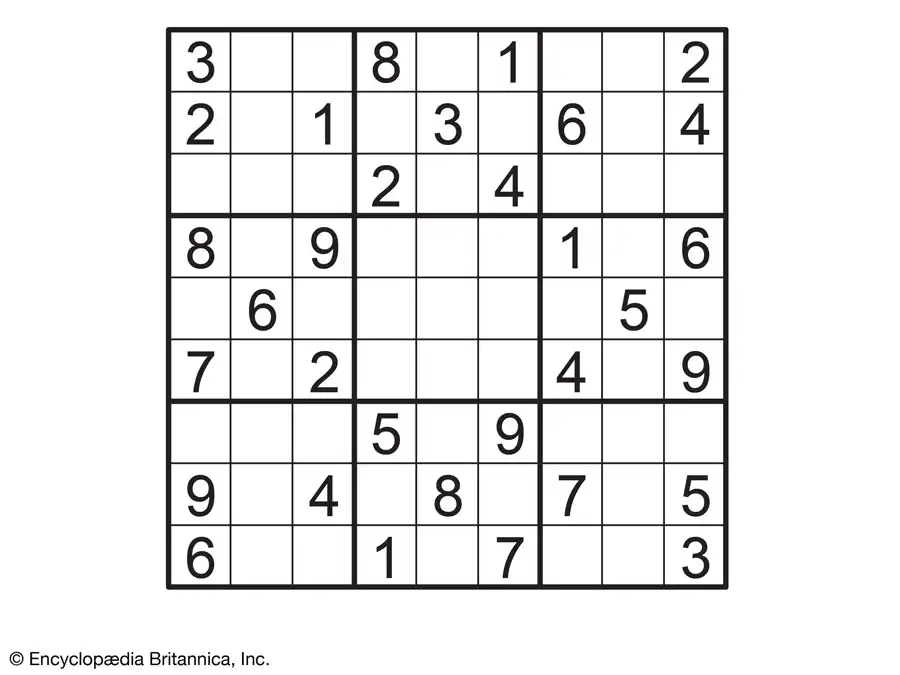
#> input picture sample_board3.jpg, 900 x 675 px
$ python -i board_finder.py   (imports and definitions only)
#> lines starting #> are read from the running program, lines starting #| are printed output that depends on the picture; after the words box and inside, x2 and y2 are one past the last pixel; in counts of white or black regions, pixels touching at a corner belong together
import math

import cv2

from imutils.perspective import four_point_transform
from skimage.segmentation import clear_border
import numpy as np
import imutils
import os

join = os.path.join
basename = os.path.basename

class ImageProcessor(object):
    @staticmethod
    def get_binary_image(gray, debug=False):
        # gray = cv2.cvtColor(image, cv2.COLOR_BGR2GRAY)
#> called with debug = False
        blurred = cv2.GaussianBlur(gray, (7, 7), 3)
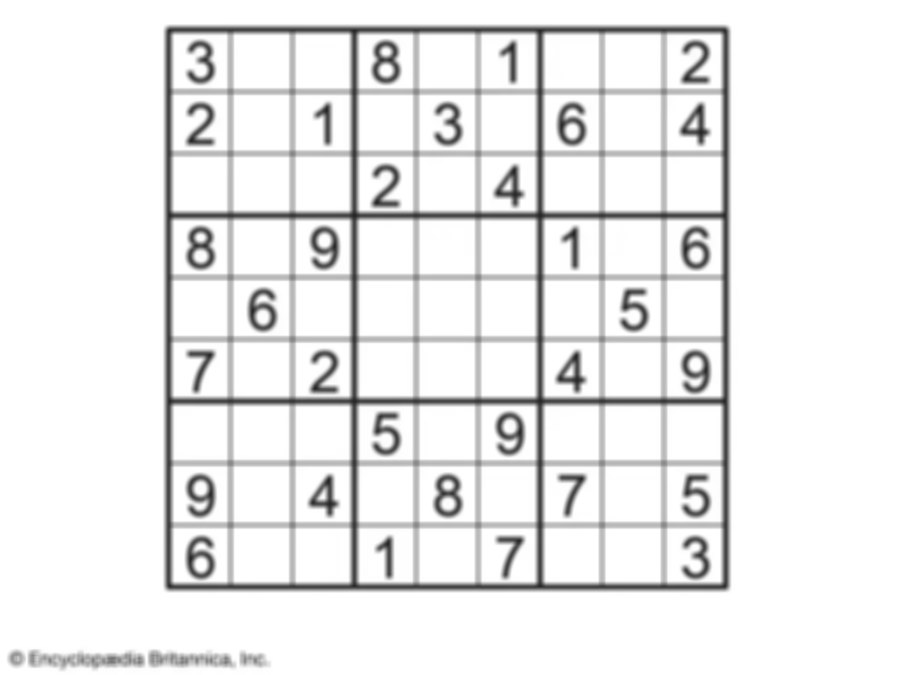
#> blurred: shape (675, 900); min 36, max 255, mean 235.8

        # apply adaptive thresholding and then invert the threshold map
        thresh = cv2.adaptiveThreshold(blurred, 255,
                                       cv2.ADAPTIVE_THRESH_GAUSSIAN_C, cv2.THRESH_BINARY, 11, 2)
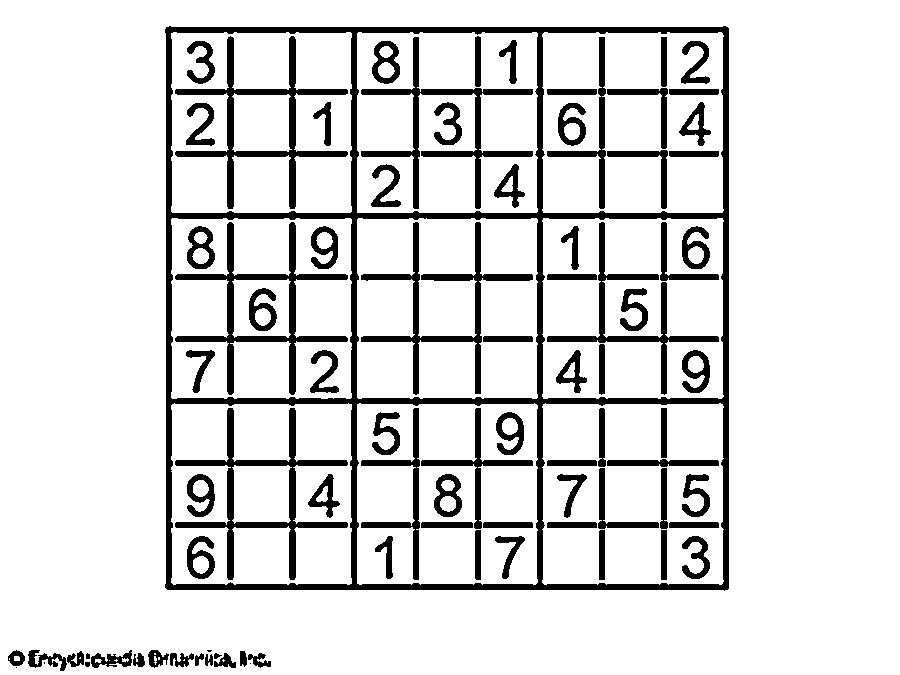
#> thresh: shape (675, 900); 86.6% white; 85 black regions (4 under 20 px), largest, box (x1, y1, x2, y2) and area: (165, 26, 729, 591) 26425, (175, 36, 348, 209) 4175, (175, 222, 348, 395) 4168
        binary = cv2.bitwise_not(thresh)

        if debug:
            cv2.imshow("Image Processing", np.hstack([gray, blurred, thresh, binary]))
            cv2.waitKey(0)

        return binary

    # [85 lines left out: functions find_board_vertices, crop_and_warp, get_individual_boxes, extract_digit, not called in this run]

        # [34 lines of commented-out code are left out]


class SudokuSolver(object):
    # [22 lines left out: functions find_puzzle, get_and_save_test_images, not called in this run]


# [3 lines not run here, left out]

    # [6 lines of commented-out code are left out]

>>> import cv2
>>> picture = cv2.imread('sample_board3.jpg', cv2.IMREAD_GRAYSCALE)
>>> result = ImageProcessor().get_binary_image(picture)

$ run again, on sample_board4.jpg
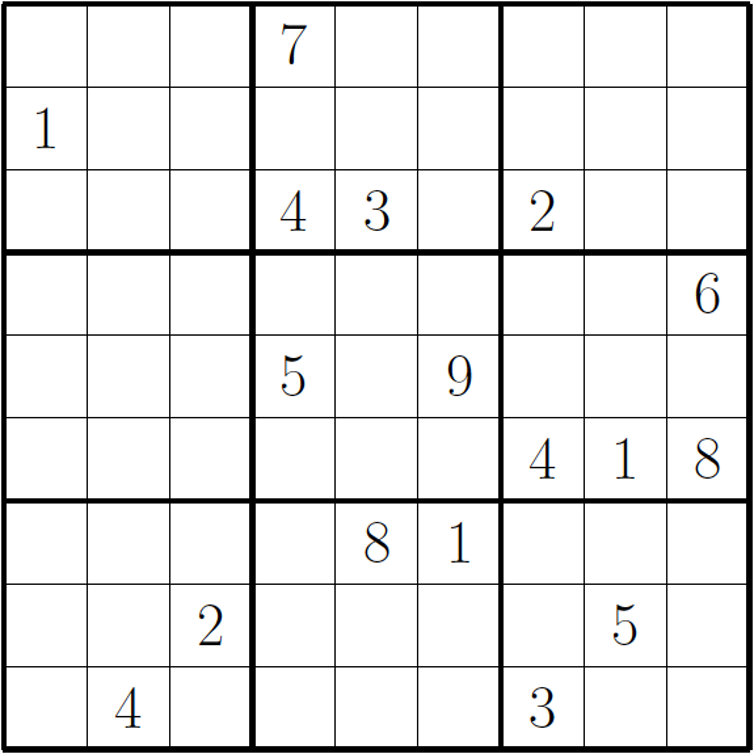
#> input picture sample_board4.jpg, 754 x 754 px
#> in get_binary_image, `blurred = cv2.GaussianBlur(gray, (7, 7), 3)`:
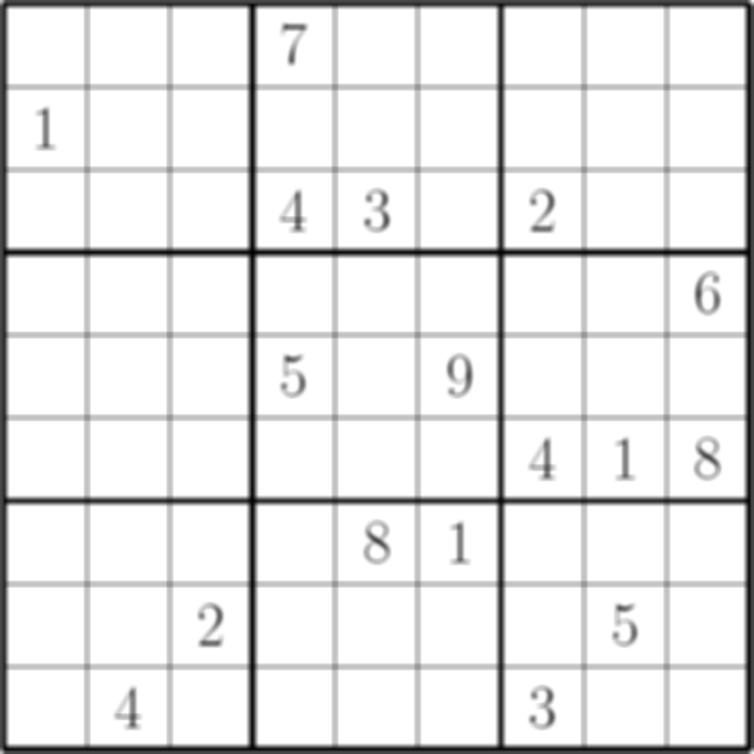
#> blurred: shape (754, 754); min 1, max 255, mean 231.9
#> in get_binary_image, `thresh = cv2.adaptiveThreshold(blurred, 255, cv2.ADAPTIVE_THRESH_GAUSS..`:
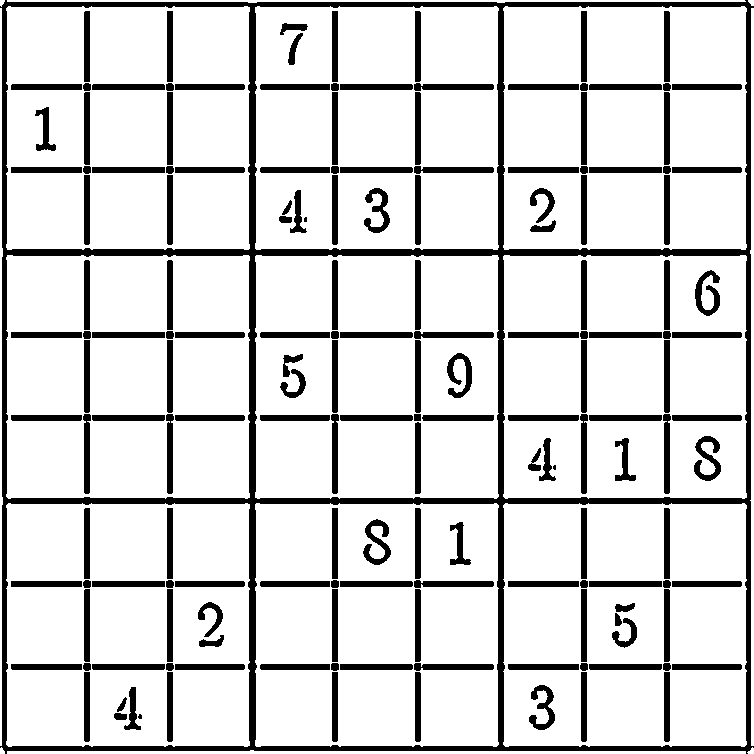
#> thresh: shape (754, 754); 84.2% white; 166 black regions (3 under 20 px), largest, box (x1, y1, x2, y2) and area: (0, 0, 754, 754) 33687, (363, 519, 391, 565) 574, (694, 436, 721, 481) 568

$ run again, on sample_board5.jpg
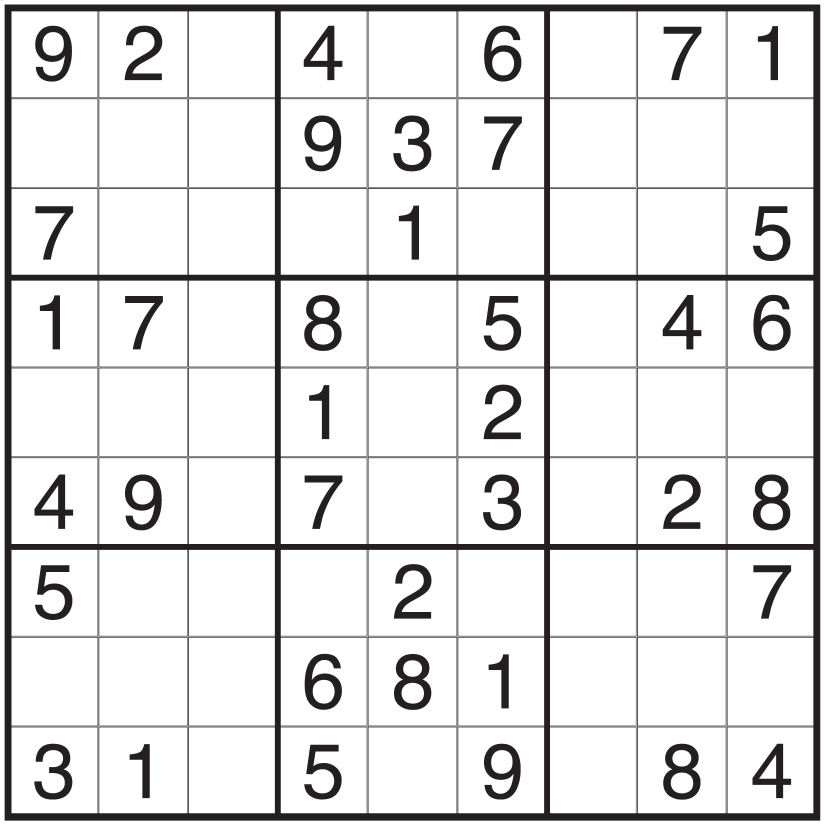
#> input picture sample_board5.jpg, 1648 x 1648 px (shown at 1/2 size)
#> in get_binary_image, `thresh = cv2.adaptiveThreshold(blurred, 255, cv2.ADAPTIVE_THRESH_GAUSS..`:
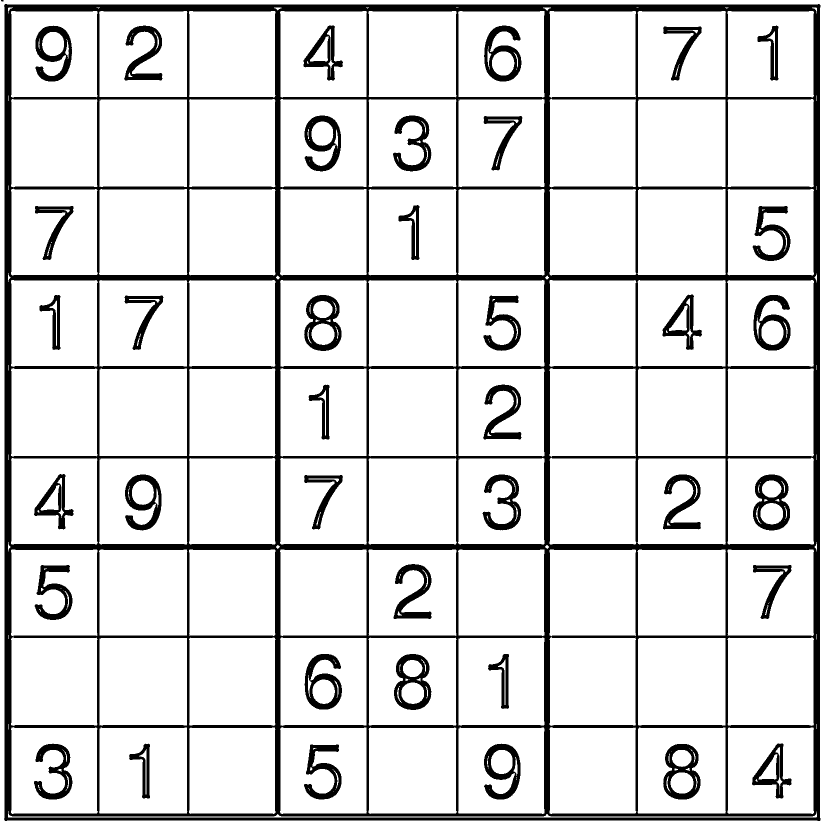
#> thresh: shape (1648, 1648) (shown at 1/2 size); 86.5% white; 40 black regions (1 under 20 px), largest, box (x1, y1, x2, y2) and area: (8, 8, 1641, 1642) 254982, (788, 1308, 863, 1420) 3799, (1326, 1488, 1401, 1599) 3794
#> in get_binary_image, `binary = cv2.bitwise_not(thresh)`:
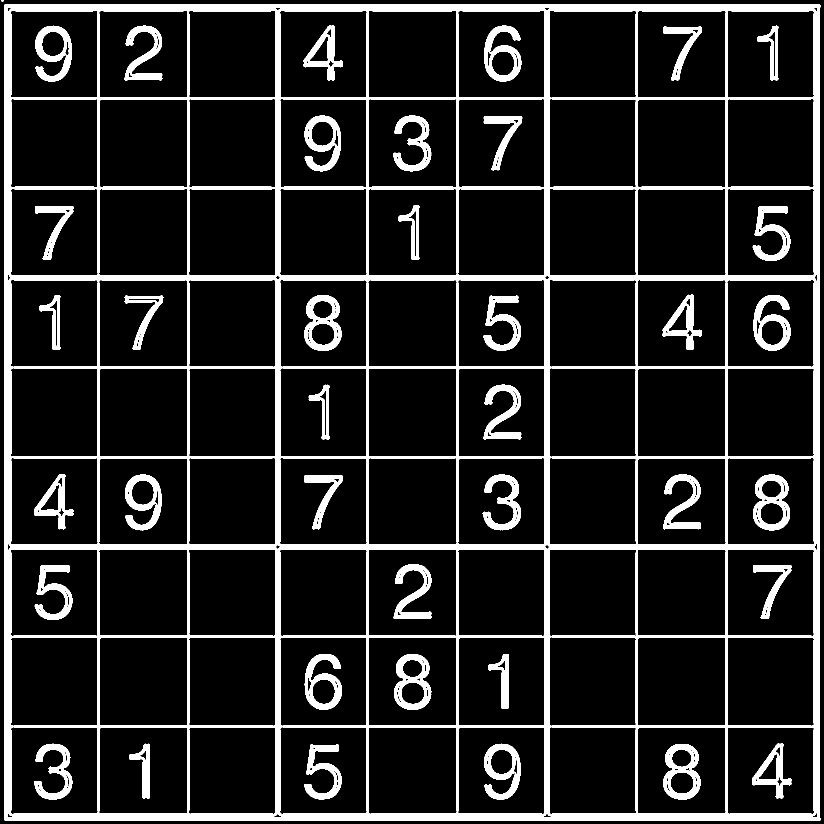
#> binary: shape (1648, 1648) (shown at 1/2 size); 13.5% white; 40 white regions (1 under 20 px), largest, box (x1, y1, x2, y2) and area: (8, 8, 1641, 1642) 254982, (788, 1308, 863, 1420) 3799, (1326, 1488, 1401, 1599) 3794
